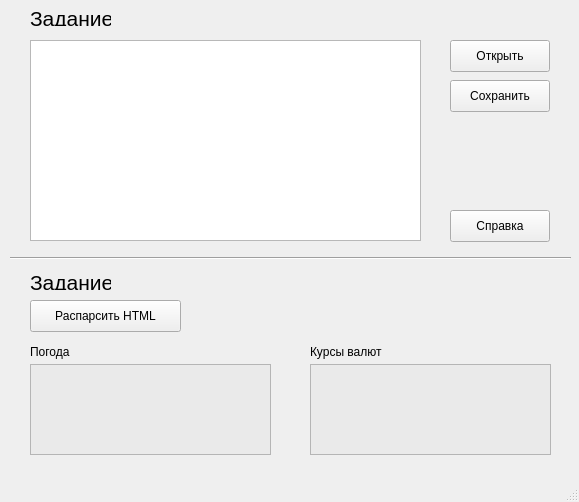
<?xml version="1.0" encoding="UTF-8"?>
<ui version="4.0">
 <class>MainWindow</class>
 <widget class="QMainWindow" name="MainWindow">
  <property name="geometry">
   <rect>
    <x>0</x>
    <y>0</y>
    <width>579</width>
    <height>502</height>
   </rect>
  </property>
  <property name="windowTitle">
   <string>Lesson 03</string>
  </property>
  <widget class="QWidget" name="centralwidget">
   <widget class="QLabel" name="label">
    <property name="geometry">
     <rect>
      <x>30</x>
      <y>10</y>
      <width>81</width>
      <height>16</height>
     </rect>
    </property>
    <property name="font">
     <font>
      <pointsize>16</pointsize>
     </font>
    </property>
    <property name="text">
     <string>Задание 1</string>
    </property>
   </widget>
   <widget class="QPushButton" name="ex1_open_button">
    <property name="geometry">
     <rect>
      <x>450</x>
      <y>40</y>
      <width>100</width>
      <height>32</height>
     </rect>
    </property>
    <property name="text">
     <string>Открыть</string>
    </property>
   </widget>
   <widget class="QPushButton" name="ex1_save_button">
    <property name="geometry">
     <rect>
      <x>450</x>
      <y>80</y>
      <width>100</width>
      <height>32</height>
     </rect>
    </property>
    <property name="text">
     <string>Сохранить</string>
    </property>
   </widget>
   <widget class="QPushButton" name="ex1_help_button">
    <property name="geometry">
     <rect>
      <x>450</x>
      <y>210</y>
      <width>100</width>
      <height>32</height>
     </rect>
    </property>
    <property name="text">
     <string>Справка</string>
    </property>
   </widget>
   <widget class="QPlainTextEdit" name="plainTextEdit">
    <property name="geometry">
     <rect>
      <x>30</x>
      <y>40</y>
      <width>391</width>
      <height>201</height>
     </rect>
    </property>
   </widget>
   <widget class="QLabel" name="label_2">
    <property name="geometry">
     <rect>
      <x>30</x>
      <y>274</y>
      <width>81</width>
      <height>16</height>
     </rect>
    </property>
    <property name="font">
     <font>
      <pointsize>16</pointsize>
     </font>
    </property>
    <property name="text">
     <string>Задание 2</string>
    </property>
   </widget>
   <widget class="QPushButton" name="ex2_open_button">
    <property name="geometry">
     <rect>
      <x>30</x>
      <y>300</y>
      <width>151</width>
      <height>32</height>
     </rect>
    </property>
    <property name="text">
     <string>Распарсить HTML</string>
    </property>
   </widget>
   <widget class="QPlainTextEdit" name="weather_plain_text">
    <property name="geometry">
     <rect>
      <x>30</x>
      <y>364</y>
      <width>241</width>
      <height>91</height>
     </rect>
    </property>
    <property name="autoFillBackground">
     <bool>false</bool>
    </property>
    <property name="styleSheet">
     <string notr="true">background-color: rgb(234, 234, 234)</string>
    </property>
    <property name="readOnly">
     <bool>true</bool>
    </property>
   </widget>
   <widget class="QLabel" name="label_3">
    <property name="geometry">
     <rect>
      <x>30</x>
      <y>344</y>
      <width>58</width>
      <height>16</height>
     </rect>
    </property>
    <property name="text">
     <string>Погода</string>
    </property>
   </widget>
   <widget class="QPlainTextEdit" name="rates_plain_text">
    <property name="geometry">
     <rect>
      <x>310</x>
      <y>364</y>
      <width>241</width>
      <height>91</height>
     </rect>
    </property>
    <property name="autoFillBackground">
     <bool>false</bool>
    </property>
    <property name="styleSheet">
     <string notr="true">background-color: rgb(234, 234, 234)</string>
    </property>
    <property name="readOnly">
     <bool>true</bool>
    </property>
   </widget>
   <widget class="QLabel" name="label_4">
    <property name="geometry">
     <rect>
      <x>310</x>
      <y>344</y>
      <width>91</width>
      <height>16</height>
     </rect>
    </property>
    <property name="text">
     <string>Курсы валют</string>
    </property>
   </widget>
   <widget class="Line" name="line">
    <property name="geometry">
     <rect>
      <x>10</x>
      <y>250</y>
      <width>561</width>
      <height>16</height>
     </rect>
    </property>
    <property name="orientation">
     <enum>Qt::Horizontal</enum>
    </property>
   </widget>
  </widget>
  <widget class="QStatusBar" name="statusbar"/>
 </widget>
 <resources/>
 <connections/>
</ui>
